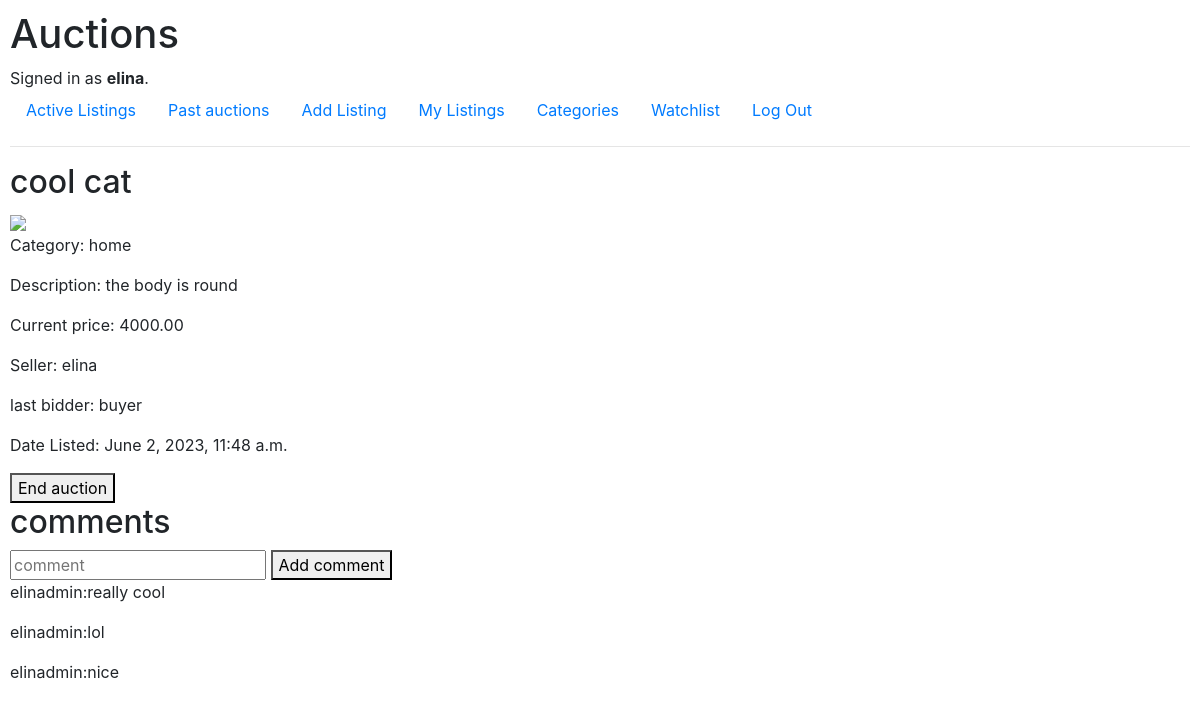
The page /listing/4 (signed in) on the database its author committed.
### auctions/models.py (models this page shows)
class User(AbstractUser):
    user_id = models.AutoField(primary_key=True)

class Listings(models.Model):
    listing_id = models.AutoField(primary_key=True)
    user_id = models.ForeignKey(User,on_delete=models.CASCADE)
    isactive = models.BooleanField(default=False)
    current_price = models.DecimalField(max_digits=6,decimal_places=2)
    description = models.TextField()
    title = models.CharField(max_length=20)
    category_choices = [
        ("fashion",'fashion'),
        ("toys",'toys'),
        ("electronics",'electronics'),
        ("home",'home')
    ]
    category = models.CharField(max_length=20,choices=category_choices,default="fashion", blank=True)
    img = models.TextField(blank=True)
    created = models.DateTimeField(auto_now_add=True, blank=True)
    watchlist = models.ManyToManyField(User, blank=True,null=True,related_name="user")
    last_bidder = models.ForeignKey(User,on_delete=models.CASCADE, blank=True,null=True,related_name="bidder")
    def __str__(self):
        return f"{self.title}"

class Comments(models.Model):
    comment_id = models.AutoField(primary_key=True)
    user_id = models.ForeignKey(User,on_delete=models.CASCADE,related_name="commenter")
    listing_id = models.ForeignKey(Listings,on_delete=models.CASCADE,related_name="listing")
    comment = models.CharField(max_length=200)
    def __str__(self):
        return f"{self.user_id}:{self.comment}"

### auctions/views.py (the view)
# urls.py: path("listing/<int:id>",views.listing,name="listing"),
def listing(request,id):
    listingDetails = Listings.objects.get(pk=id)
    currentUser = request.user
    isListingInWatchlist = False
    isSeller = False
    if listingDetails.user_id == currentUser:
        isSeller = True
    comments = Comments.objects.filter(listing_id = id)
    if currentUser in listingDetails.watchlist.all():
        isListingInWatchlist = True
    else:
        isListingInWatchlist = False
    return render(request,"auctions/listing.html",{
        "listing":listingDetails,
        "isListingInWatchList":isListingInWatchlist,
        "comments":comments,
        "isSeller":isSeller
    })

### auctions/templates/auctions/listing.html (shortened to what this page needs)
{% extends "auctions/layout.html" %}
{% block body %}
<h2>{{listing}}</h2>
<img src="{{listing.img}}">
<p>Category: {{listing.category}}</p>
<p>Description: {{listing.description}}</p>
<p>Current price: {{listing.current_price}}</p>
<p>Seller: {{listing.user_id}}</p>
<p>last bidder: {{listing.last_bidder}}</p>
<p>Date Listed: {{listing.created}}</p>
{% if listing.isactive %}
{% if user.is_authenticated %}
    {% if isSeller %}
            <form action = "{% url 'closeBids' id=listing.listing_id%}" method="post">
                <button type="submit">End auction</button>
            </form>
        {% else %}
            <form action ="{% url 'placebid' id=listing.listing_id %}" method="post">
                {% csrf_token %}
                <input type="text" name="placebid" placeholder="bid">
                <button type="submit">Place bid</button>
            </form>
    {% endif %}
{% endif %}
<h2> comments</h2>
{% if user.is_authenticated %}
    <form action="{% url 'addcomment' id=listing.listing_id%}" method ="post">
        <input type="text" name="newComment" placeholder="comment">
        <button type="submit">Add comment</button>
    </form>
{% endif %}
{% if comments %}
{% for comment in comments %}
    <p>{{comment}}</p>
{% endfor %}
{% else %}
    there are no comments
{% endif %}
{%else%}
The auction has ended
{% endif %}
{% endblock %}

### auctions/templates/auctions/layout.html (shortened to what this page needs)
{% load static %}
<!DOCTYPE html>
<html lang="en">
    <head>
        <link rel="stylesheet" href="https://stackpath.bootstrapcdn.com/bootstrap/4.4.1/css/bootstrap.min.css">
        <link href="{% static 'auctions/styles.css' %}" rel="stylesheet">
    </head>
    <body>
        <h1>Auctions</h1>
        <div>
            {% if user.is_authenticated %}
                Signed in as <strong>{{ user.username }}</strong>.
            {% else %}
                Not signed in.
            {% endif %}
        </div>
        <ul class="nav">
            <li class="nav-item">
                <a class="nav-link" href="{% url 'index' %}">Active Listings</a>
            </li>
            <li class="nav-item">
                <a class="nav-link" href="{%url 'history' %}">Past auctions</a>
            </li>
            <li class="nav-item">
                <a class="nav-link" href="{%url 'newlisting' %}">Add Listing</a>
            </li>
            <li class="nav-item">
                <a class="nav-link" href="{%url 'mylistings' %}">My Listings</a>
            </li>
            <li class="nav-item">
                <a class="nav-link" href="{%url 'categories' %}">Categories</a>
            </li>
            {% if user.is_authenticated %}
                <li class="nav-item">
                    <a class="nav-link" href="{%url 'watchlist' %}">Watchlist</a>
                </li>
                <li class="nav-item">
                    <a class="nav-link" href="{% url 'logout' %}">Log Out</a>
                </li>
            {% endif %}
        </ul>
        <hr>
        {% block body %}
        {% endblock %}
    </body>
</html>

### auctions/static/auctions/styles.css (style rules this page uses)
body { padding: 10px; }

### rows shown on the page
User: username "elina"
Listings: title "cool cat", category "home", description "the body is round", current_price "4000.00", user_id "elina", last_bidder "buyer", created "June 2, 2023, 11:48 a.m."
Comments: user_id+comment "elinadmin:really cool"
Comments: user_id+comment "elinadmin:lol"
Comments: user_id+comment "elinadmin:nice"
